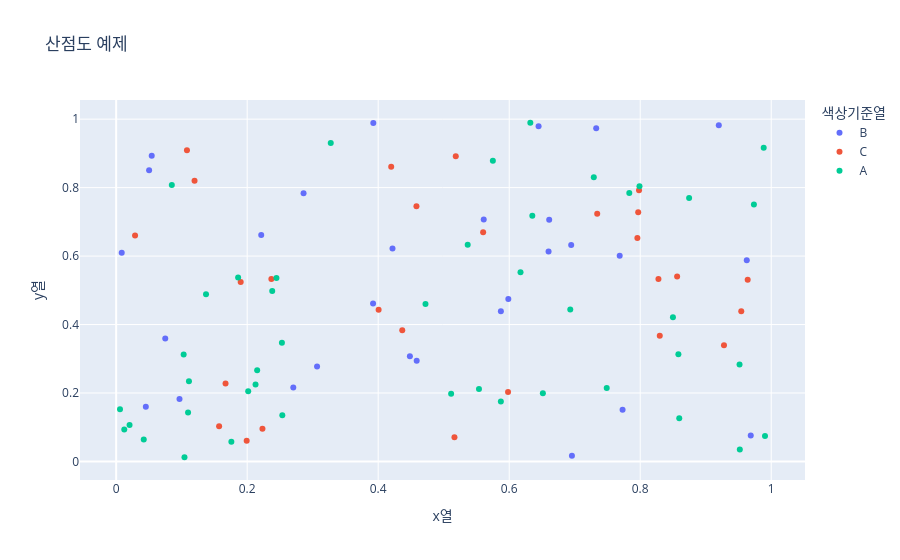

Write notebook code for a chart like this one.
### Code cell
#scatter(산점도)

import plotly.express as px 
import pandas as pd 
import numpy as np


df = pd.DataFrame({
    "x열": np.random.rand(100), # 0 ~ 1미만의 실수자료형의 난수형태 값을 랜덤으로 생성한다
    "y열": np.random.rand(100), # 0 ~ 1미만의 실수자료형의 난수형태 값을 랜덤으로 생성한다
    "색상기준열": np.random.choice(["A", "B", "C"], 100), # 0 ~ 1미만의 실수자료형의 난수형태 값을 랜덤으로 생성한다
})

fig = px.scatter(
    df,
    x="x열",
    y="y열",
    color = "색상기준열",
    title="산점도 예제"
    
)

fig.show()

### Figure 1 — Plotly figure (JSON) as saved in the notebook; plotly's stock layout.template omitted (floating-point values rounded to 4 significant figures)
{"data": [{"hovertemplate": "색상기준열=B<br>x열=%{x}<br>y열=%{y}<extra></extra>", "legendgroup": "B", "marker": {"color": "#636efa", "symbol": "circle"}, "mode": "markers", "name": "B", "orientation": "v", "showlegend": true, "type": "scatter", "x": [0.5611, 0.6958, 0.4484, 0.05026, 0.07491, 0.2861, 0.92, 0.7731, 0.9627, 0.05426, 0.6449, 0.661, 0.4218, 0.2214, 0.3922, 0.6946, 0.2704, 0.04526, 0.7328, 0.008458, 0.9688, 0.5987, 0.3925, 0.5873, 0.7687, 0.3067, 0.6601, 0.09667, 0.4588], "xaxis": "x", "y": [0.7066, 0.01657, 0.307, 0.8511, 0.3592, 0.7838, 0.9824, 0.1508, 0.5876, 0.8928, 0.9791, 0.7061, 0.6219, 0.6616, 0.4618, 0.6323, 0.2162, 0.1597, 0.9733, 0.6094, 0.07572, 0.4743, 0.9888, 0.439, 0.601, 0.2776, 0.6133, 0.1822, 0.2939], "yaxis": "y"}, {"hovertemplate": "색상기준열=C<br>x열=%{x}<br>y열=%{y}<extra></extra>", "legendgroup": "C", "marker": {"color": "#EF553B", "symbol": "circle"}, "mode": "markers", "name": "C", "orientation": "v", "showlegend": true, "type": "scatter", "x": [0.5184, 0.7982, 0.1572, 0.1992, 0.02883, 0.167, 0.7343, 0.9641, 0.8278, 0.9543, 0.9279, 0.1901, 0.2233, 0.7957, 0.2369, 0.7969, 0.4006, 0.1196, 0.4367, 0.5602, 0.8564, 0.5982, 0.5164, 0.1081, 0.8299, 0.4584, 0.4198], "xaxis": "x", "y": [0.892, 0.7922, 0.1031, 0.06018, 0.6602, 0.2276, 0.7234, 0.5306, 0.5328, 0.4392, 0.3398, 0.5245, 0.09545, 0.6528, 0.533, 0.7281, 0.4434, 0.8199, 0.383, 0.6699, 0.5407, 0.203, 0.0708, 0.9093, 0.3673, 0.7458, 0.8608], "yaxis": "y"}, {"hovertemplate": "색상기준열=A<br>x열=%{x}<br>y열=%{y}<extra></extra>", "legendgroup": "A", "marker": {"color": "#00cc96", "symbol": "circle"}, "mode": "markers", "name": "A", "orientation": "v", "showlegend": true, "type": "scatter", "x": [0.01236, 0.5872, 0.1371, 0.9736, 0.9905, 0.8583, 0.2127, 0.1097, 0.103, 0.7291, 0.6932, 0.2447, 0.1043, 0.005829, 0.3276, 0.1111, 0.08494, 0.1758, 0.7833, 0.9885, 0.6514, 0.6353, 0.5538, 0.02041, 0.575, 0.5113, 0.6173, 0.2382, 0.253, 0.1861, 0.2536, 0.85, 0.9521, 0.04208, 0.8596, 0.5366, 0.9516, 0.8747, 0.4722, 0.7989, 0.6322, 0.7489, 0.2152, 0.2015], "xaxis": "x", "y": [0.09351, 0.1751, 0.4881, 0.7504, 0.07436, 0.3131, 0.2249, 0.1432, 0.3124, 0.8306, 0.4438, 0.5359, 0.0123, 0.1525, 0.9305, 0.2344, 0.8077, 0.05762, 0.7841, 0.9163, 0.1991, 0.7178, 0.2115, 0.1063, 0.8786, 0.1979, 0.553, 0.4983, 0.3465, 0.5376, 0.1352, 0.4215, 0.03475, 0.06404, 0.1259, 0.6331, 0.2835, 0.7697, 0.4601, 0.8043, 0.9895, 0.2143, 0.2665, 0.2052], "yaxis": "y"}], "layout": {"legend": {"title": {"text": "색상기준열"}, "tracegroupgap": 0}, "title": {"text": "산점도 예제"}, "xaxis": {"anchor": "y", "domain": [0, 1], "title": {"text": "x열"}}, "yaxis": {"anchor": "x", "domain": [0, 1], "title": {"text": "y열"}}}}
